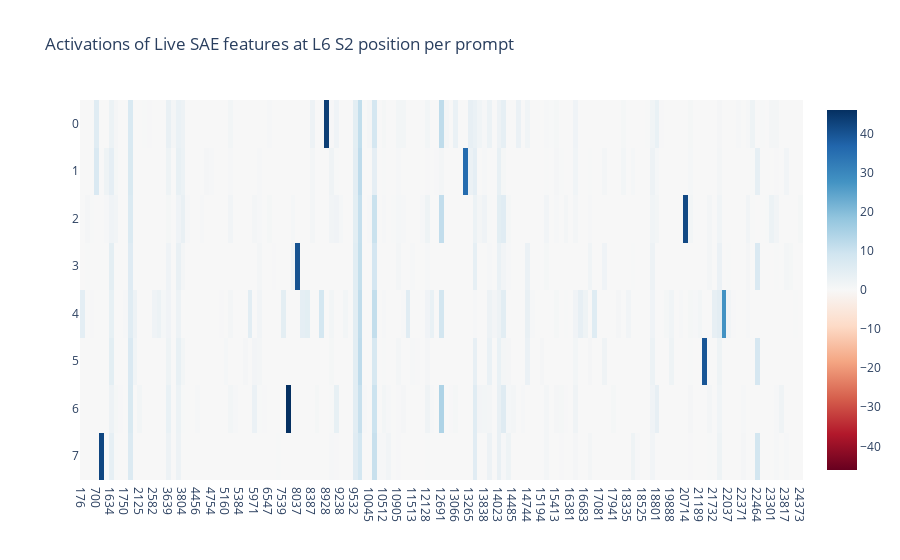

Notebook cell for this chart:
### Markdown cell above
Similar to run_with_saes, we can use `model.run_with_cache_with_saes(tokens, act_names=act_names)`, to just run with cache with the SAEs for specified act names turned on. Like run_with_saes, this will also create a clean slate, turning off all of the attached SAEs both before and after running.

### Code cell
layer, s2_pos = 6, 10
act_names = [utils.get_act_name('resid_pre', layer) for layer in [layer]]
_, cache = model.run_with_cache_with_saes(tokens, act_names=act_names)
sae_acts = cache[utils.get_act_name('resid_pre', layer) + ".hook_sae_acts_post"][:, s2_pos, :]
live_feature_mask = sae_acts > 0
live_feature_union = live_feature_mask.any(dim=0)

px.imshow(
    sae_acts[:, live_feature_union].detach().cpu(),
    title = f"Activations of Live SAE features at L{layer} S2 position per prompt",
    # xaxis="Feature Id", yaxis="Prompt",
    x=list(map(str, live_feature_union.nonzero().flatten().tolist())),
    color_continuous_midpoint=0,
    color_continuous_scale='RdBu',
)

### Figure 1 — Plotly figure (JSON) as saved in the notebook; plotly's stock layout.template omitted (floating-point values rounded to 4 significant figures; data arrays with more than 128 entries replaced by an {"elided": "..."} marker saying what was removed)
{"data": [{"coloraxis": "coloraxis", "hovertemplate": "x: %{x}<br>y: %{y}<br>color: %{z}<extra></extra>", "name": "0", "type": "heatmap", "x": {"elided": "151 str values"}, "xaxis": "x", "yaxis": "y", "z": {"elided": "8x151 float values"}}], "layout": {"coloraxis": {"cmid": 0, "colorscale": [[0, "rgb(103,0,31)"], [0.1, "rgb(178,24,43)"], [0.2, "rgb(214,96,77)"], [0.3, "rgb(244,165,130)"], [0.4, "rgb(253,219,199)"], [0.5, "rgb(247,247,247)"], [0.6, "rgb(209,229,240)"], [0.7, "rgb(146,197,222)"], [0.8, "rgb(67,147,195)"], [0.9, "rgb(33,102,172)"], [1, "rgb(5,48,97)"]]}, "title": {"text": "Activations of Live SAE features at L6 S2 position per prompt"}, "xaxis": {"anchor": "y", "constrain": "domain", "domain": [0, 1], "scaleanchor": "y"}, "yaxis": {"anchor": "x", "autorange": "reversed", "constrain": "domain", "domain": [0, 1]}}}
